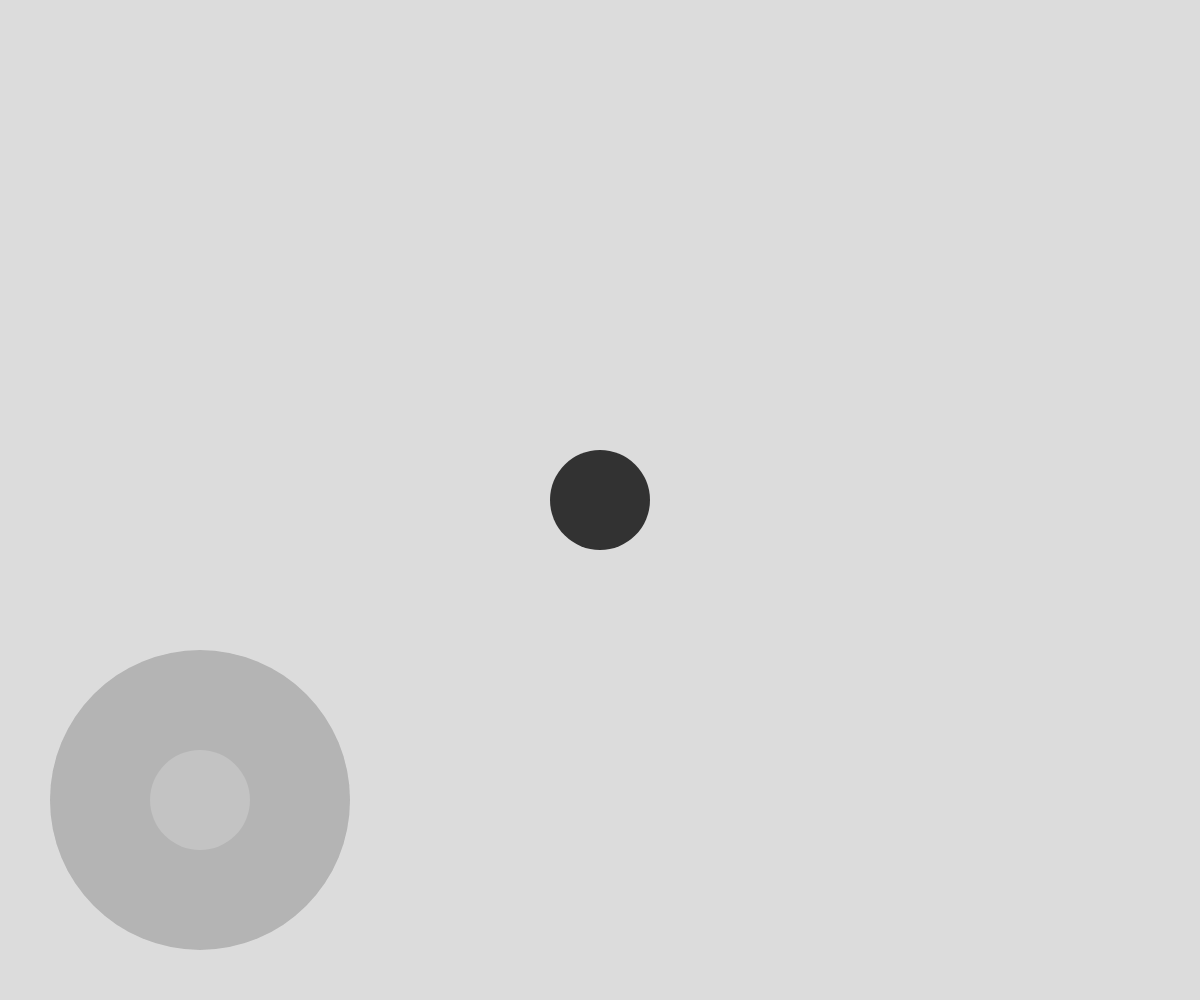
Frame 1 (no input)
Frame 60 (no input): identical to frame 1, image omitted
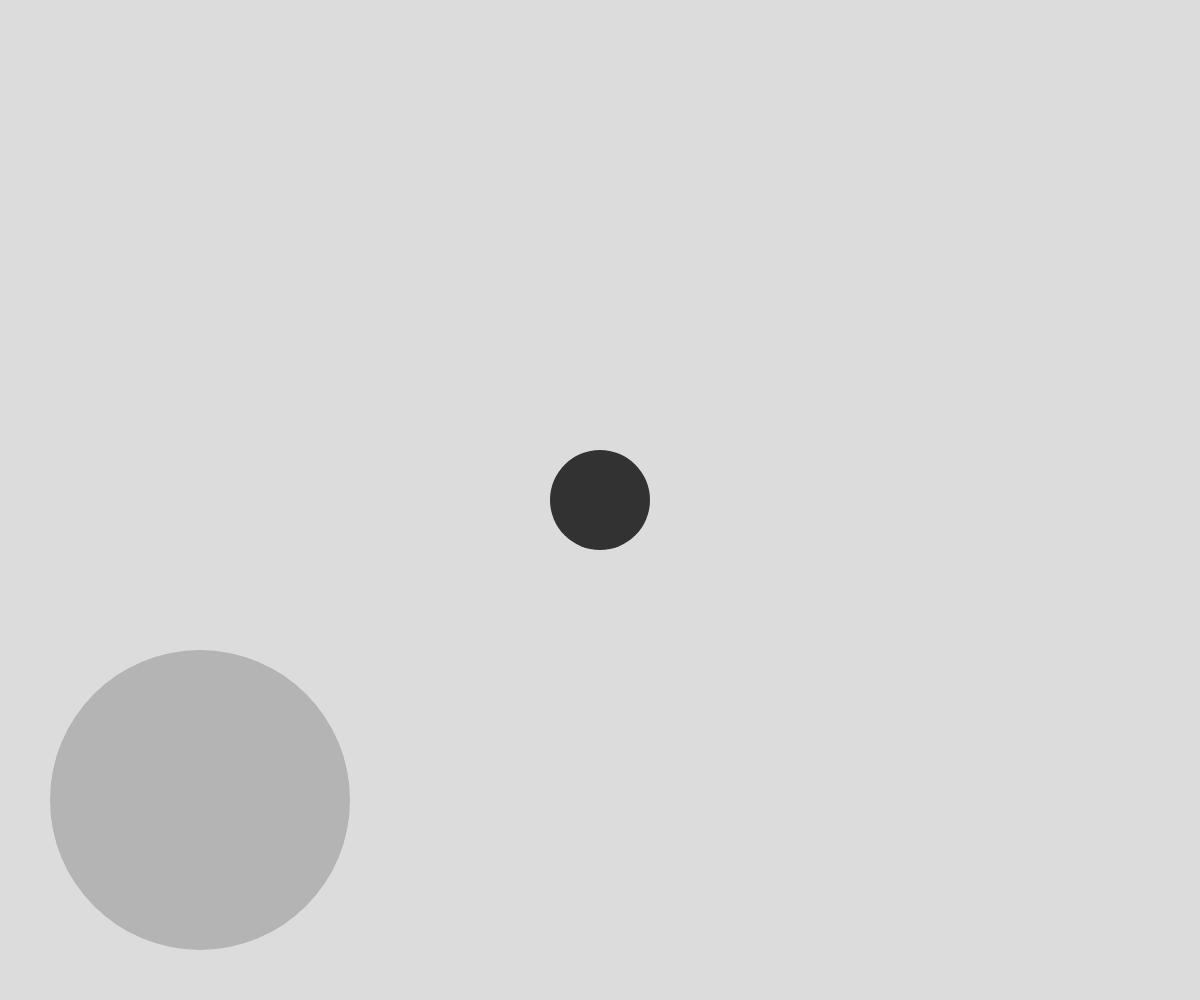
Frame 120 (the mouse pressed at the canvas centre since frame 60)

The p5.js sketch that drew these frames (run headless with seeded random() and noise() and a simulated clock; from frame 60 on, the mouse is pressed at the canvas centre):

// p5.js sketch
// ── sketch.js
let Move = false; let MoveX = 0; let MoveY = 0;

function setup() 
{
  createCanvas(windowWidth, windowHeight);
}

function draw() 
{
  background(220);
  
  //Player
  fill(50); noStroke(); 
  ellipse(width/2+MoveX, height/2+MoveY, height*0.10);
  
  
  
  //方向鍵與攻擊鍵
  fill(0, 25); noStroke(); 
  if(width >= height) 
  { 
    ellipse(height*0.2, height*0.8, height*0.3);
    ellipse(height*0.2, height*0.8, height*0.3);
  }
  if(width <  height) { ellipse(width*0.2,  height-width*0.2, width*0.3);}
  if (mouseIsPressed)
  {
    if(width >= height)
    {
      if(dist(height*0.2, height*0.8, mouseX, mouseY) < height*0.2) { Move = true; }
      if(Move)
      {
        let a = atan2(mouseY - height*0.8, mouseX - height*0.2);
        translate(height*0.2, height*0.8);
        push(); rotate(a); fill(255, 50); ellipse(height*0.075, 0, height*0.10); pop();
        MoveX += (mouseX - height*0.2)/10; MoveY += (mouseY - height*0.8)/10;
      }
    }
    if(width <  height)
    {
      if(dist(width*0.2,  height-width*0.2, mouseX, mouseY) < width*0.2) { Move = true; }
      if(Move)
      {
        let a = atan2(mouseY - (height-width*0.2), mouseX - width*0.2);
        translate(width*0.2, height-width*0.2);
        push(); rotate(a); fill(255, 50); ellipse(width*0.05, 0, width*0.10); pop();
        MoveX += (mouseX - width*0.2)/10; MoveY += (mouseY - (height-width*0.2))/10;
      }
    }
    
    let X = constrain(MoveX,  -width/2+height*0.05,  width/2-height*0.05);
    let Y = constrain(MoveY, -height/2+height*0.05, height/2-height*0.05);
    MoveX = X; MoveY = Y;
  }
  else
  {
    fill(255, 50); 
    if(width >= height) { ellipse(height*0.2, height*0.8, height*0.10); }
    if(width <  height) { ellipse(width*0.2,  height-width*0.2, width*0.10); }
    Move = false;
  }
}

// ── style.css
html, body 
{
  margin: 0;
  padding: 0;
  overflow-y: hidden;
　overflow-x: hidden;
  -webkit-user-select: none;
  overscroll-behavior: contain;
}
canvas 
{
  display: block;
}
